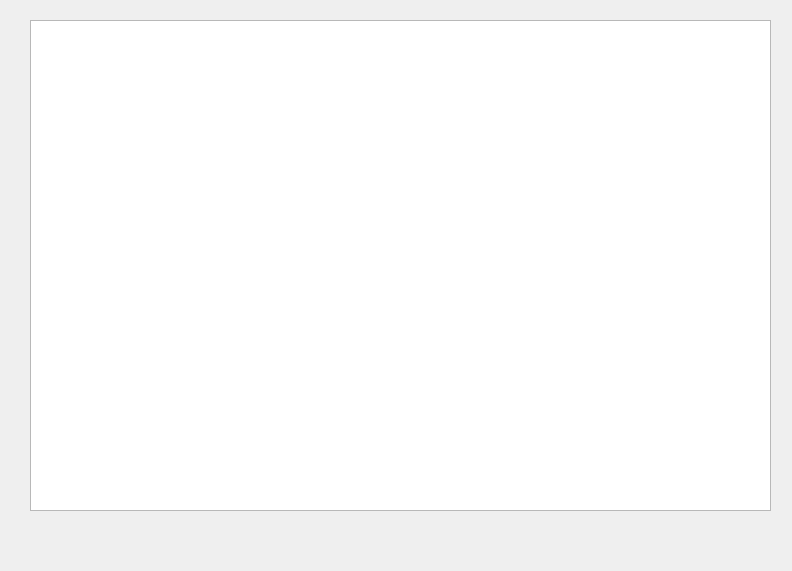
<?xml version="1.0" encoding="UTF-8"?>
<ui version="4.0">
 <class>WorksWindow</class>
 <widget class="QDialog" name="WorksWindow">
  <property name="geometry">
   <rect>
    <x>0</x>
    <y>0</y>
    <width>792</width>
    <height>571</height>
   </rect>
  </property>
  <property name="windowTitle">
   <string>Dialog</string>
  </property>
  <widget class="QTableView" name="tableView">
   <property name="geometry">
    <rect>
     <x>30</x>
     <y>20</y>
     <width>741</width>
     <height>491</height>
    </rect>
   </property>
  </widget>
 </widget>
 <resources/>
 <connections/>
</ui>
